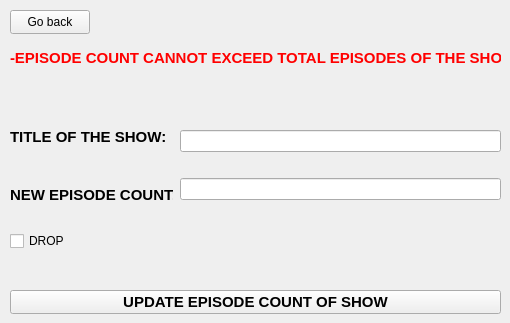
   <widget class="QWidget" name="tvshowupdpage">
    <widget class="QPushButton" name="showupdbacc">
     <property name="geometry">
      <rect>
       <x>10</x>
       <y>10</y>
       <width>80</width>
       <height>24</height>
      </rect>
     </property>
     <property name="text">
      <string>Go back</string>
     </property>
    </widget>
    <widget class="QLabel" name="label_40">
     <property name="geometry">
      <rect>
       <x>10</x>
       <y>50</y>
       <width>491</width>
       <height>16</height>
      </rect>
     </property>
     <property name="font">
      <font>
       <pointsize>11</pointsize>
       <bold>true</bold>
      </font>
     </property>
     <property name="styleSheet">
      <string notr="true">color:red</string>
     </property>
     <property name="text">
      <string>-EPISODE COUNT CANNOT EXCEED TOTAL EPISODES OF THE SHOW.</string>
     </property>
    </widget>
    <widget class="QPushButton" name="showupdbutton">
     <property name="geometry">
      <rect>
       <x>10</x>
       <y>290</y>
       <width>491</width>
       <height>24</height>
      </rect>
     </property>
     <property name="font">
      <font>
       <pointsize>11</pointsize>
       <bold>true</bold>
      </font>
     </property>
     <property name="text">
      <string>UPDATE EPISODE COUNT OF SHOW</string>
     </property>
    </widget>
    <widget class="QCheckBox" name="showdropbox">
     <property name="geometry">
      <rect>
       <x>10</x>
       <y>230</y>
       <width>61</width>
       <height>22</height>
      </rect>
     </property>
     <property name="text">
      <string>DROP</string>
     </property>
    </widget>
    <widget class="QWidget" name="layoutWidget">
     <property name="geometry">
      <rect>
       <x>10</x>
       <y>110</y>
       <width>163</width>
       <height>111</height>
      </rect>
     </property>
     <layout class="QVBoxLayout" name="verticalLayout_12">
      <item>
       <widget class="QLabel" name="label_38">
        <property name="font">
         <font>
          <pointsize>11</pointsize>
          <bold>true</bold>
         </font>
        </property>
        <property name="text">
         <string>TITLE OF THE SHOW:</string>
        </property>
       </widget>
      </item>
      <item>
       <widget class="QLabel" name="label_39">
        <property name="font">
         <font>
          <pointsize>11</pointsize>
          <bold>true</bold>
         </font>
        </property>
        <property name="text">
         <string>NEW EPISODE COUNT:</string>
        </property>
       </widget>
      </item>
     </layout>
    </widget>
    <widget class="QWidget" name="layoutWidget">
     <property name="geometry">
      <rect>
       <x>180</x>
       <y>110</y>
       <width>321</width>
       <height>111</height>
      </rect>
     </property>
     <layout class="QVBoxLayout" name="verticalLayout_13">
      <item>
       <widget class="QLineEdit" name="showupdname"/>
      </item>
      <item>
       <widget class="QLineEdit" name="showepcount"/>
      </item>
     </layout>
    </widget>
   </widget>
